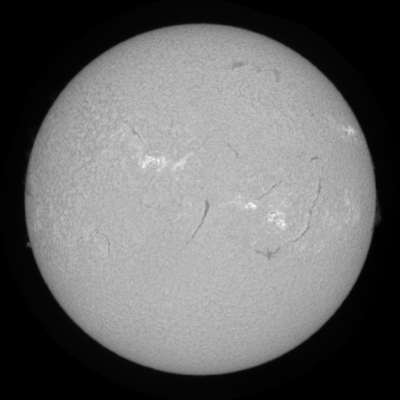
#> input picture images/20150301000234Lh.png, 400 x 400 px; its folder holds only this picture in this run
$ python detecting_filaments.py
#> lines starting #> are read from the running program, lines starting #| are printed output that depends on the picture; after the words box and inside, x2 and y2 are one past the last pixel; in counts of white or black regions, pixels touching at a corner belong together
### prep.py
import cv2
import numpy as np
from skimage import morphology
import warnings

warnings.filterwarnings("ignore")
import logging

logging.basicConfig(level=logging.INFO, format='%(asctime)s - %(levelname)s - %(message)s')
logger = logging.getLogger(__name__)


class Prep(object):

    @staticmethod
    def cloud_detection(im):
        """ Given an H-alpha image of the sun, this function returns binary values:
        0 for clear image,
        1 for cloudy image."""
        original = im
        original.astype('uint8')
        original = cv2.medianBlur(original, 13)
        # set the binary image
        ret, thresh1 = cv2.threshold(original, 127, 255, cv2.THRESH_BINARY)
        # detect edge and give a ellipse fit
        binary = cv2.Canny(thresh1, 50, 150)
        cnt, hierarchy = cv2.findContours(binary, cv2.RETR_EXTERNAL, cv2.CHAIN_APPROX_SIMPLE)
        ellipse = cv2.fitEllipse(cnt[0])  # note that ellipse = [ (x, y) , (a, b), angle ]
        # cloudy detection
        ab = (ellipse[1])
        # logger.info(ab[0],ab[1])
        e = ab[1] / ab[0]
        if 0.98 < e < 1.02:
            r = 1
        else:
            r = 0
        logger.info("This is a cloudy image with E={}".format(e))
        return r

    def remove_limbdark(self, im, center=None, RSUN=None):
        #  pip install polarTransform==1.0.1
        import polarTransform as pT
        from scipy import signal
        import cv2

        radiusSize, angleSize = 1024, 1800
        im = self.removenan(im)
        im2 = im.copy()
        if center is None:
            T = (im.max() - im.min()) * 0.2 + im.min()
            arr = (im > T)
            import scipy.ndimage.morphology as snm
            arr = snm.binary_fill_holes(arr)
            #        im2=(im-T)*arr
            Y, X = np.mgrid[:im.shape[0], :im.shape[1]]
            xc = (X * arr).astype(float).sum() / (arr * 1).sum()
            yc = (Y * arr).astype(float).sum() / (arr * 1).sum()
            center = (xc, yc)
            RSUN = np.sqrt(arr.sum() / np.pi)
        self.disk = np.int8(self.disk(im.shape[0], im.shape[1], RSUN))
        impolar, Ptsetting = pT.convertToPolarImage(im, center, radiusSize=radiusSize, angleSize=angleSize)
        profile = np.median(impolar, axis=0)
        profile = signal.savgol_filter(profile, 11, 3)
        Z = profile.reshape(-1, 1).T.repeat(impolar.shape[0], axis=0)
        Z = Ptsetting.convertToCartesianImage(Z)
        im2 = self.removenan(im / Z) - 1
        im2 = im2 * self.disk
        im = self.removenan(im - Z)
        im = im * self.disk
        # ----------star to clear all the limb---------------
        imside = self.imnorm(im) * 255
        height, width = im.shape
        RSUN = RSUN.astype(int)
        center = np.rint(center)
        center = center.astype(int)
        outside_image = cv2.bitwise_xor(imside, imside)
        circle_img2 = np.zeros((height, width), np.uint8)
        cv2.circle(circle_img2, (center[0], center[1]), RSUN - 1, 1, thickness=-1)
        ins = cv2.bitwise_and(imside, imside, mask=circle_img2)
        # ----------end to clear all the limb---------------
        # return outside_image, inside_image
        # return im, center, RSUN, self.disk,im2,Z
        return ins, center, RSUN  # , im

    # ---------------other useful def-------------
    @staticmethod
    def readim2gray(pngfile):
        import imageio
        Img0 = imageio.imread(pngfile)
        im = cv2.cvtColor(Img0, cv2.COLOR_BGR2GRAY)
        return im

    # [15 lines left out: function imnorm, not called in this run]

    @staticmethod
    def removenan(im, key=0):
        """
        remove NAN and INF in an image
        """
        im2 = np.copy(im)
        arr = np.isnan(im2)
        im2[arr] = key
        arr2 = np.isinf(im2)
        im2[arr2] = key
        return im2

    @staticmethod
    def disk(M, N, r0):
        X, Y = np.meshgrid(np.arange(int(-(N / 2)), int(N / 2)), np.linspace(-int(M / 2), int(M / 2) - 1, M))
        r = np.sqrt((X) ** 2 + (Y) ** 2)
        im = r < r0
        return im

    # [24 lines left out: functions intensity_gray, zero_limb, not called in this run]

### detecting_filaments.py
#!usr/bin/env python
# -*- coding:utf-8 -*-
"""
Author          Sun
Create          2022-03-14 9:37 PM
"""
import math
import os

from cv2 import cv2
import numpy as np
from skimage import morphology
import matplotlib.pyplot as plt
from prep import Prep
from skimage import feature
from skimage.filters import threshold_otsu
from skimage.measure import label, regionprops
import numpy.ma as ma
import matplotlib.patches as mpatches
import logging
import json
from skimage.metrics import structural_similarity
from collections import defaultdict
from typing import Dict, List

logging.basicConfig(level=logging.INFO, format='%(asctime)s - %(levelname)s - %(message)s')
logger = logging.getLogger(__name__)


class Detecting(object):

    def __init__(self):
        self.__doc__ = ""

    @staticmethod
    def detect_filament(name: str, ifcheck: int):
        img0 = Prep.readim2gray(name)

        img_smooth = cv2.medianBlur(img0, 13)  # give a smooth
        cloud = Prep.cloud_detection(img_smooth)  # this give a cloud detection

        corrected, center, Rsun = Prep().remove_limbdark(img0)

        corrected = Prep.intensity_gray(corrected)
        # -------------------------------------
        # give the threshold for the filament dentection
        blur = 2 * corrected - cv2.GaussianBlur(corrected, (21, 21), 0)  # remove the opacity of clouds
        threshold = -0.35 * np.std(blur) + np.median(blur)  # define the global threshold
        ret3, threshim = cv2.threshold(blur, threshold, 255, cv2.THRESH_BINARY_INV)  # give a filterd image
        threshim = Prep.zero_limb(threshim, center, Rsun)  # remove the limb
        # ---------------------remove all sporadic features------------------------
        remain_regions = []
        # Features as selected by the surface criteria
        # This can discard sunspots and other small round features
        im_label = label(threshim, connectivity=2)
        for pts in regionprops(im_label):
            if pts.area >= 20 and pts.axis_major_length >= 10:
                e = pts.axis_major_length / pts.axis_minor_length
                if e > 1.2:
                    remain_regions.append(pts)
        gray = threshim.copy()
        mask = np.zeros(np.shape(gray))
        for k in remain_regions:
            # print('area,length,width=',k.area,k.axis_major_length,k.axis_minor_length)
            x_c = np.zeros(len(k.coords))
            y_c = np.zeros(len(k.coords))

            for i in np.arange(len(k.coords)):
                x_c[i] = k.coords[i][0]
                y_c[i] = k.coords[i][1]
                mask[x_c.astype(int), y_c.astype(int)] = True
        binary = mask.copy()
        # canny edge detection
        edges2 = feature.canny(binary, sigma=1)
        # make a fat kernel
        kernel = np.ones((5, 5), np.uint8)
        # Dilation with this kernel
        dilation = morphology.binary_dilation(edges2, kernel)
        # Erosion to recover the original shape
        erosion = morphology.binary_erosion(dilation, kernel)
        # Now we want to tag the structures that have a surface bigger than a threshold to only keep filaments and discard spots

        image = erosion.copy()
        # apply threshold
        thresh = threshold_otsu(image)
        # print('threshold_otsu=',thresh)
        bw = morphology.closing(image > thresh, morphology.square(3))
        # remove artifacts connected to image border
        # label image regions
        labelim = label(bw, connectivity=1)
        gray = corrected.copy()
        result = ma.masked_where(mask, gray)

        if ifcheck is False:
            ifcheck = 0
        if ifcheck == 1:
            imgs = [corrected, threshim, binary, result]
            labels = ['corrected', 'global threshold', 'binary', 'result']
            # self.multi_show(imgs, labels)
        # labelim presents the labeled image
        # result presents the corrected Ha image + tags
        # corrected presents the ccorrected Ha image
        return labelim, result, corrected

    # [58 lines left out: functions multi_show, get_filament_data, not called in this run]

    def get_data(self):
        # name = './images/20150302164934Ch.png'
        file_names = os.listdir("./images")
        filament_datas = list()
        for name in sorted(file_names):
            if name.startswith("20") and name.endswith(".png"):
                image_dir = "./images/" + name

                try:
                    labelim, result, corrected = self.detect_filament(image_dir, ifcheck=1)
#> in readim2gray, Img0 is the input picture: shape (400, 400, 3); min 0, max 255, mean 103
#> in cloud_detection, `ret, thresh1 = cv2.threshold(original, 127, 255, cv2.THRESH_BINARY)`:
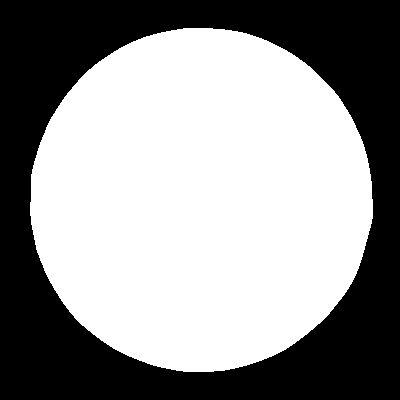
#> thresh1: shape (400, 400); 57.9% white; 1 black region, box (x1, y1, x2, y2) and area: (0, 0, 400, 400) 67322
#> in cloud_detection, `binary = cv2.Canny(thresh1, 50, 150)`:
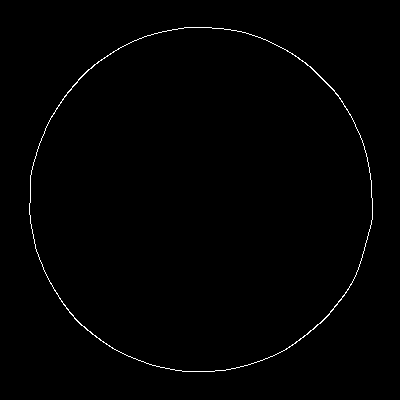
#> binary: shape (400, 400); 0.71% white in thin lines or dots, all inside (x1, y1, x2, y2) = (29, 27, 373, 372)
#> in cloud_detection, `cnt, hierarchy = cv2.findContours(binary, cv2.RETR_EXTERNAL, cv2.CHAIN..`: cnt = 1 contour; box (x1, y1, x2, y2) and area: (29, 27, 373, 372) 92754
#> in cloud_detection, `ellipse = cv2.fitEllipse(cnt[0])`: ellipse = ((200.6, 199.4), (342.5, 344.9), 17.42)
#> in cloud_detection, `ab = (ellipse[1])`: ab = (342.5, 344.9)
#> in cloud_detection, `e = ab[1] / ab[0]`: e = 1.01
#> in detect_filament, `cloud = Prep.cloud_detection(img_smooth)`: cloud = 1
#> in removenan, `arr = np.isnan(im2)`: arr: shape (400, 400) bool; every value is 0
#> in remove_limbdark, `T = (im.max() - im.min()) * 0.2 + im.min()`: T = 51
#> in remove_limbdark, `arr = (im > T)`:
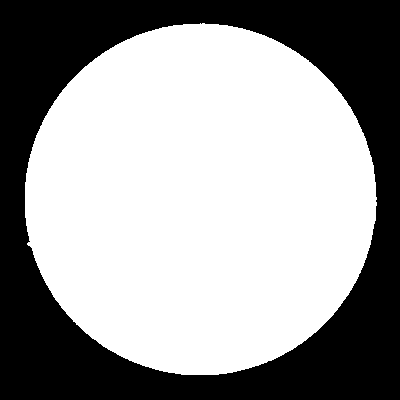
#> arr: shape (400, 400) bool; 60.8% white; 1 black region, box (x1, y1, x2, y2) and area: (0, 0, 400, 400) 62770
#> in remove_limbdark, `xc = (X * arr).astype(float).sum() / (arr * 1).sum()`: xc = 200
#> in remove_limbdark, `yc = (Y * arr).astype(float).sum() / (arr * 1).sum()`: yc = 199
#> in remove_limbdark, `center = (xc, yc)`: center = (200, 199)
#> in remove_limbdark, `RSUN = np.sqrt(arr.sum() / np.pi)`: RSUN = 175.9
#> in disk, `im = r < r0`:
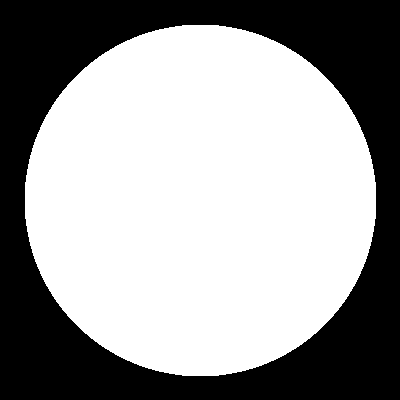
#> im: shape (400, 400) bool; 60.8% white; 1 black region, box (x1, y1, x2, y2) and area: (0, 0, 400, 400) 62787
                    filament_datas.append(self.get_filament_data(name, corrected, labelim))
                except Exception as e:
                    logger.error("name {} is pass {}".format(name, e))
        return filament_datas

    # [40 lines left out: functions write_to_json_file, track_filament, track, cos_theta, not called in this run]

    def start(self):
        filament_datas = self.get_data()
        self.track_filament(filament_datas)


if __name__ == '__main__':
    Detecting().start()
#> (the call stopped at in remove_limbdark, `impolar, Ptsetting = pT.convertToPolarImage(im, center, radiusSize=rad..`: polarTransform is not available in this run)

$ run again, on images/20150301045934Lh.png
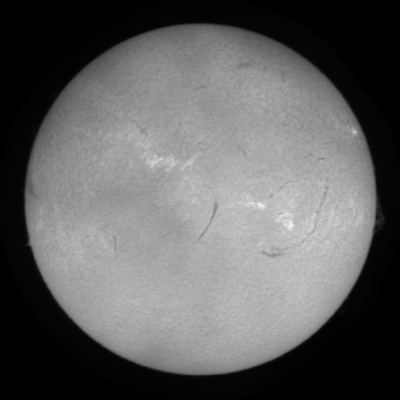
#> input picture images/20150301045934Lh.png, 400 x 400 px
#> in readim2gray, Img0 is the input picture: shape (400, 400, 3); min 0, max 255, mean 95.4
#> thresh1: shape (400, 400); 52.6% white; 1 black region, box (x1, y1, x2, y2) and area: (0, 0, 400, 400) 75835
#> in cloud_detection, `binary = cv2.Canny(thresh1, 50, 150)`:
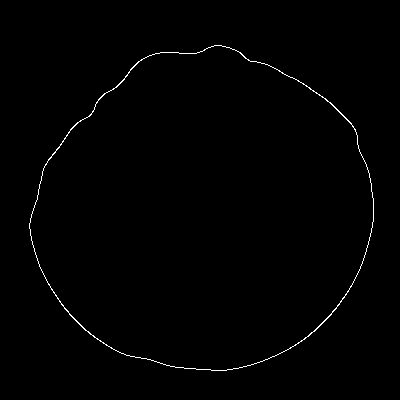
#> binary: shape (400, 400); 0.69% white in thin lines or dots, all inside (x1, y1, x2, y2) = (29, 45, 374, 371)
#> cnt = 1 contour; box (x1, y1, x2, y2) and area: (29, 45, 374, 371) 84230
#> ellipse = ((203.8, 212.2), (316.7, 339.4), 72.69)
#> ab = (316.7, 339.4)
#> e = 1.07
#> cloud = 0
#> T = 51
#> in remove_limbdark, `arr = (im > T)`:
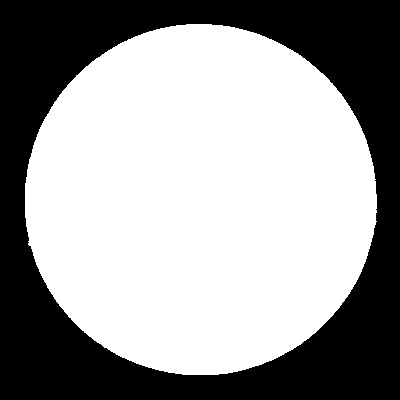
#> arr: shape (400, 400) bool; 60.7% white; 1 black region, box (x1, y1, x2, y2) and area: (0, 0, 400, 400) 62852
#> xc = 200.1
#> yc = 199.4
#> center = (200.1, 199.4)
#> RSUN = 175.8

$ run again, on images/20150301070034Lh.png
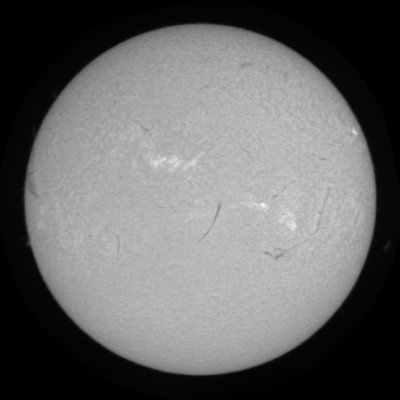
#> input picture images/20150301070034Lh.png, 400 x 400 px
#> in readim2gray, Img0 is the input picture: shape (400, 400, 3); min 0, max 255, mean 102.9
#> in cloud_detection, `ret, thresh1 = cv2.threshold(original, 127, 255, cv2.THRESH_BINARY)`:
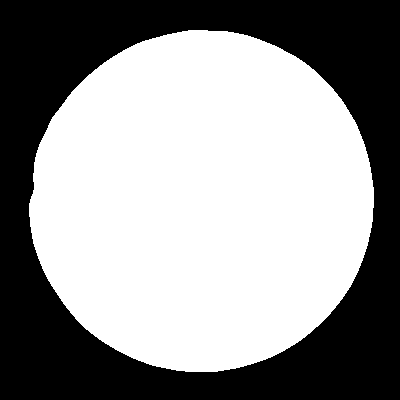
#> thresh1: shape (400, 400); 57.7% white; 1 black region, box (x1, y1, x2, y2) and area: (0, 0, 400, 400) 67646
#> in cloud_detection, `binary = cv2.Canny(thresh1, 50, 150)`:
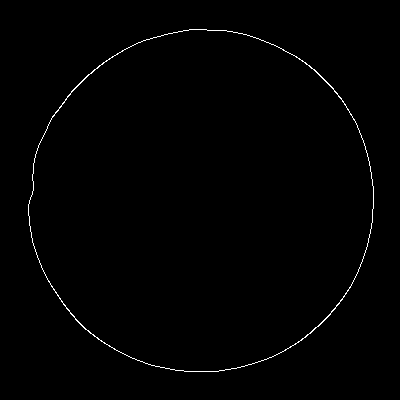
#> binary: shape (400, 400); 0.71% white in thin lines or dots, all inside (x1, y1, x2, y2) = (28, 29, 374, 372)
#> cnt = 1 contour; box (x1, y1, x2, y2) and area: (28, 29, 374, 372) 92426
#> ellipse = ((201.4, 200.7), (340.7, 345.4), 60.98)
#> ab = (340.7, 345.4)
#> e = 1.01
#> cloud = 1
#> T = 51
#> xc = 199.9
#> yc = 199.1
#> center = (199.9, 199.1)
#> RSUN = 176
